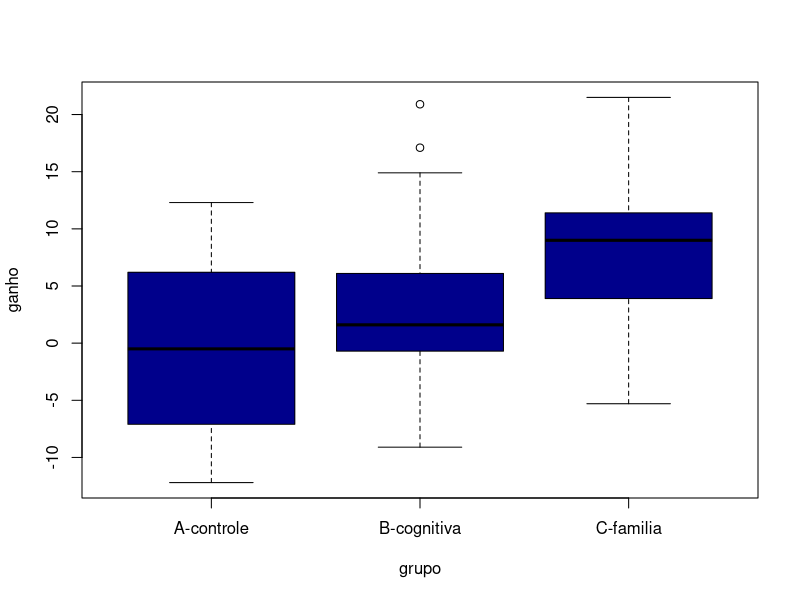
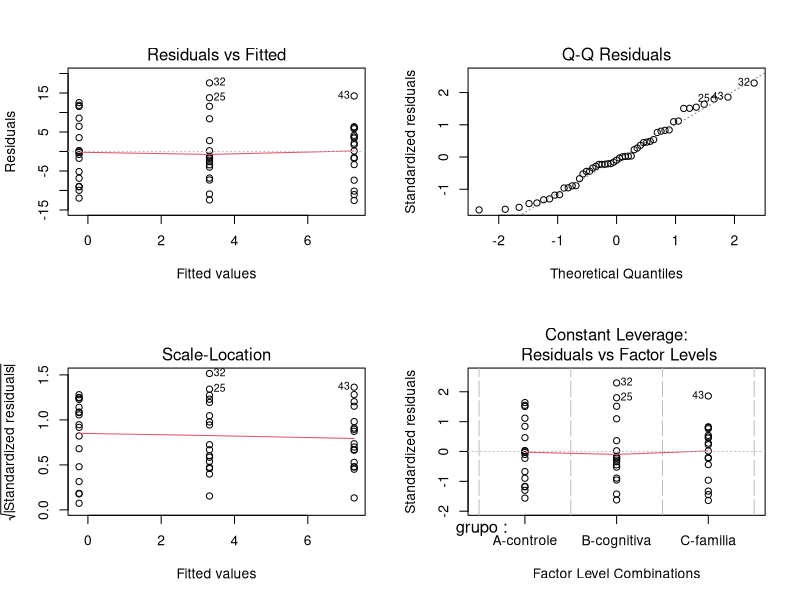

These figures' R source, in order:
## ---- chunk 1
#setwd(choose.dir())
dados = read.table("DadosAnorexia.txt",sep = "\t",header=TRUE)
library(knitr)
## ---- chunk 2
anorexia <- lm(ganho ~ grupo, data=dados)
tblanova <- anova(anorexia)
## ---- chunk 3
sumario <- summary(anorexia)
a<- data.frame(sumario$coefficients)
## ---- chunk 4
Tal <-data.frame(a$Estimate,a$Std..Error)
## ---- chunk 5
media.grupo = aggregate(dados$ganho~dados$grupo, FUN = mean)
desvio.grupo = aggregate(dados$ganho~dados$grupo, FUN = sd)
tabd = data.frame(media.grupo,desvio.grupo$`dados$ganho`,Tal)
names(tabd) = c("grupo","média","Desvio Padrão","Incremento","Desvio Padrão do Erro")
## ---- chunk 6
b<-data.frame(media.grupo,desvio.grupo$`dados$ganho`)
names(b) = c("grupo","média","Desvio Padrão")
kable(b)
## ---- chunk 7
boxplot(ganho~grupo,data=dados,col="darkblue")
## ---- chunk 8
kable(tblanova)
## ---- chunk 9
pvalor = tblanova$`Pr(>F)`[1]
## ---- chunk 10
kable(tabd)
## ---- chunk 11
par(mfrow=c(2,2))
plot(anorexia)
